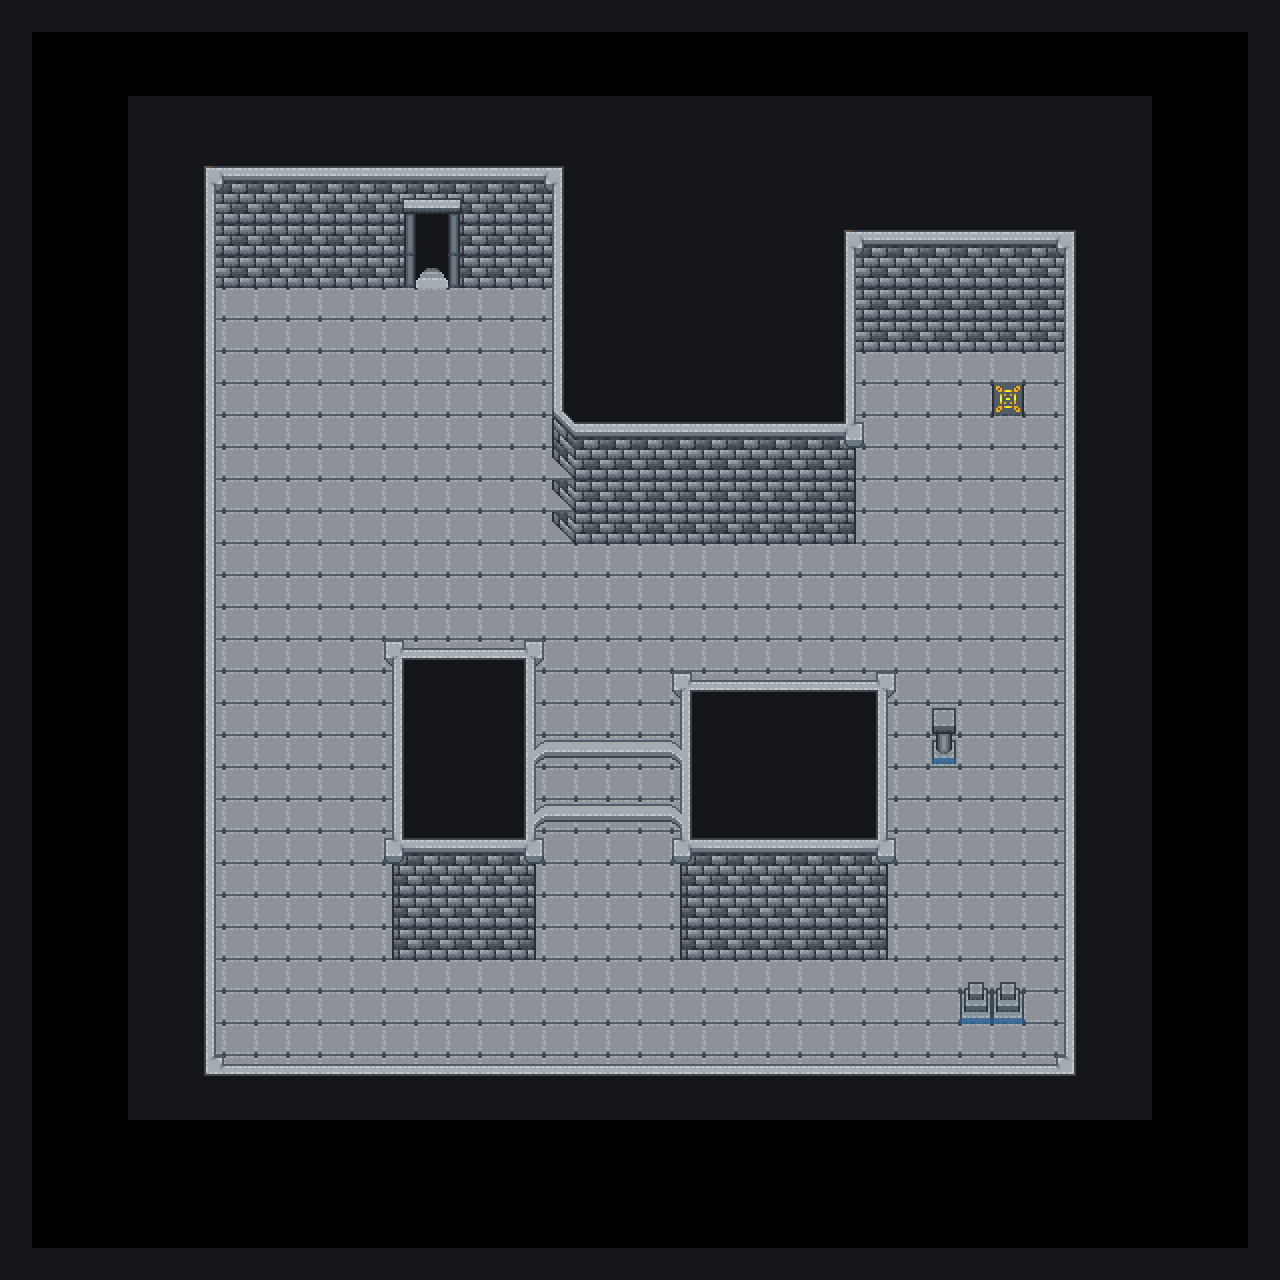

Below is a game level as drawn by its tile map, then a one-line description and the .tmx that defines it (tile-layer data replaced by summaries):
An orthogonal 40x40 tile map with 32x32 px tiles, 5 tile layers (Boden, Wand, Decke, Obstacles, ...) and 19 objects (Pyramid, Portpunkt, PlayerSpawn).

<map version="1.10" tiledversion="1.10.2" orientation="orthogonal" renderorder="right-down" width="40" height="40" tilewidth="32" tileheight="32" infinite="0" nextlayerid="11" nextobjectid="28">
 <tileset firstgid="1" source="DnDadventure.tsx" />
 <layer id="2" name="Boden" width="40" height="40">
  <data>[1600 cells, 1024 non-empty, 2 distinct tile ids]</data>
 </layer>
 <layer id="3" name="Wand" width="40" height="40">
  <data>[1600 cells, 761 non-empty, 32 distinct tile ids]</data>
 </layer>
 <layer id="7" name="Decke" width="40" height="40">
  <data>[1600 cells, 12 non-empty, 3 distinct tile ids]</data>
 </layer>
 <layer id="4" name="Obstacles" width="40" height="40">
  <data>[1600 cells, 6 non-empty, 4 distinct tile ids]</data>
 </layer>
 <objectgroup id="8" name="Collider">
  <object id="9" x="384" y="640" width="160" height="320" />
  <object id="10" x="0" y="1248" width="1280" height="32" />
  <object id="11" x="1248" y="32" width="32" height="1216" />
  <object id="12" x="0" y="0" width="1280" height="32" />
  <object id="13" x="0" y="32" width="32" height="1216" />
  <object id="14" x="128" y="1056" width="1024" height="64" />
  <object id="15" x="128" y="96" width="1024" height="64" />
  <object id="16" x="1056" y="160" width="96" height="896" />
  <object id="17" x="128" y="160" width="96" height="896" />
  <object id="18" x="544" y="160" width="320" height="384" />
  <object id="19" x="864" y="160" width="192" height="192" />
  <object id="20" x="224" y="160" width="192" height="128" />
  <object id="21" x="416" y="160" width="128" height="64" />
  <object id="22" x="448" y="224" width="96" height="64" />
  <object id="24" x="672" y="672" width="224" height="288" />
  <object id="26" x="928" y="704" width="32" height="64" />
  <object id="27" type="Pyramid" x="960" y="992" width="64" height="32" />
 </objectgroup>
 <layer id="5" name="Portpunkte" width="40" height="40">
  <data>[1600 cells, 9 non-empty, 7 distinct tile ids]</data>
 </layer>
 <objectgroup id="10" name="Portpunkte">
  <object id="7" name="Treppe" type="Portpunkt" x="417.455" y="242.545" width="28.1818" height="41.4545" />
 </objectgroup>
 <objectgroup id="6" name="Spawnpunkte">
  <object id="1" name="Start" type="PlayerSpawn" x="992" y="384" width="32" height="32" />
 </objectgroup>
</map>
